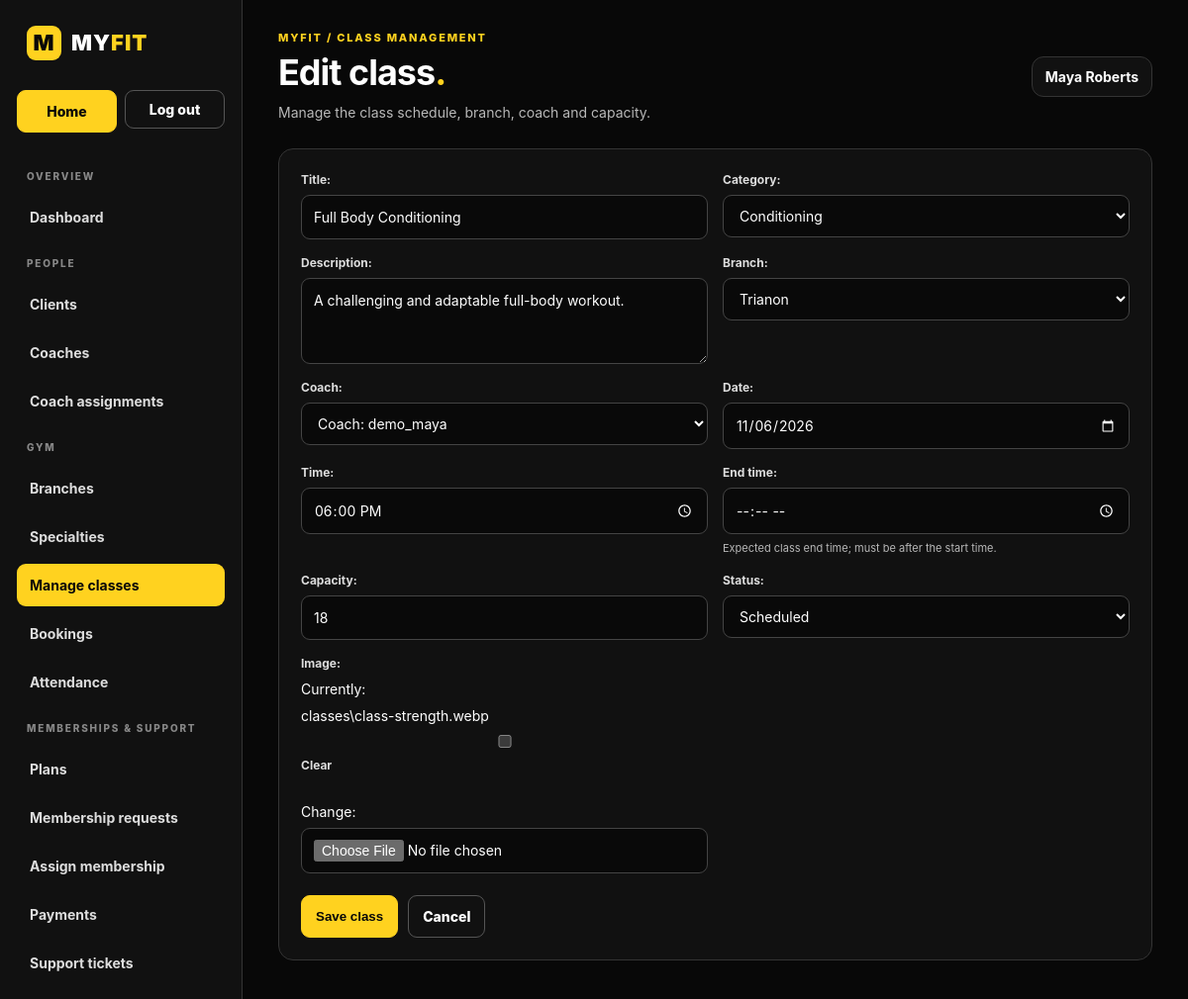
Page /manage-classes/5/edit/ (signed in) on the committed database.
### core/models.py (models this page shows, shortened)
class ClassSession(models.Model):
    STATUS_CHOICES = [
        ('Draft', 'Draft'),
        ('Scheduled', 'Scheduled'),
        ('Cancelled', 'Cancelled'),
        ('Completed', 'Completed'),
    ]
    title = models.CharField(max_length=100)
    category = models.CharField(max_length=30, choices=[
        ('Strength', 'Strength'), ('HIIT', 'HIIT'), ('Yoga', 'Yoga'),
        ('Zumba', 'Zumba'), ('Mobility', 'Mobility'),
        ('Conditioning', 'Conditioning'),
    ], default='Strength')
    description = models.TextField(blank=True)
    branch = models.ForeignKey('Branch', on_delete=models.CASCADE, related_name='classes')
    coach = models.ForeignKey('CoachProfile', on_delete=models.CASCADE, related_name='classes')
    date = models.DateField()
    time = models.TimeField()
    end_time = models.TimeField(
        blank=True,
        null=True,
        help_text='Expected class end time; must be after the start time.'
    )
    image = models.ImageField(upload_to='classes/', blank=True, validators=MYFIT_IMAGE_VALIDATORS)#<----Loick
    capacity = models.PositiveIntegerField(default=10)
    status = models.CharField(max_length=20, choices=STATUS_CHOICES, default='Scheduled')
    created_at = models.DateTimeField(auto_now_add=True)

### core/views.py (the view, shortened to what this page needs)
# urls.py: path('manage-classes/<int:session_id>/edit/', views.class_session_edit, name='class_session_edit'),
@login_required(login_url='myfit:login')
@transaction.atomic
def class_session_edit(request, session_id=None):
    from .forms import ClassSessionForm
    is_admin = has_role(request.user, 'Admin')
    is_coach = has_role(request.user, 'Coach')
    if not (is_admin or is_coach):
        raise PermissionDenied('Only gym managers and coaches can edit classes.')
    session = get_object_or_404(ClassSession, pk=session_id) if session_id else None
    if not is_admin and (
        not hasattr(request.user, 'coach_profile')
        or (session and session.coach_id != request.user.coach_profile.pk)
    ):
        raise PermissionDenied('You may edit only your own classes.')
    original_status = session.status if session else None
    original_coach = session.coach if session else None
    form = ClassSessionForm(request.POST or None, request.FILES or None, instance=session)
    if not is_admin:
        form.fields['coach'].queryset = CoachProfile.objects.filter(user=request.user)
        form.fields['coach'].initial = request.user.coach_profile
    return render(request, 'myfit/class_session_form.html', {
        'form': form, 'session': session,
    })

### core/forms.py (shortened to what this page needs)
class ClassSessionForm(forms.ModelForm):
    class Meta:
        model = ClassSession
        fields = ('title', 'category', 'description', 'branch', 'coach', 'date', 'time', 'end_time', 'capacity', 'status', 'image')
        widgets = {'description': forms.Textarea(attrs={'rows': 3}),
                   'date': forms.DateInput(attrs={'type': 'date'}),
                   'time': forms.TimeInput(attrs={'type': 'time'}),
                   'end_time': forms.TimeInput(attrs={'type': 'time'})}

### core/context_processors.py (called while the page is built)
def notifications(request):
    if not request.user.is_authenticated:
        return {
            'latest_notifications': (),
            'unread_notification_count': 0,
        }
    notification_manager = request.user.notifications
    return {
        'latest_notifications': notification_manager.order_by('-created_at')[:10],
        'unread_notification_count': notification_manager.filter(is_read=False).count(),
    }

### core/models.py (called while the page is built)
    def __str__(self):
        return self.name #This defines the human-readable text representation of a Branch object.

    def __str__(self):
        return f"Coach: {self.user.username}"

### core/permissions.py (called while the page is built)
def has_role(user, role):
    if not user.is_authenticated or not user.is_active: #user.is_authenticated checks whether the user is logged in.
        return False
    if role == "Admin" and user.is_superuser:
        return True
    return user.groups.filter(name=role).exists()

### core/templates/myfit/class_session_form.html (shortened to what this page needs)
{% load static %}
<!doctype html>
<html lang="en">
<head>
  <link rel="stylesheet" href="{% static 'css/admin_dashboard.css' %}">
</head>
<body>
<div class="shell">
  {% include "myfit/partials/admin_sidebar.html" with active="classes" %}
  <main class="main">
    <header class="topbar">
      <div>
        <p class="eyebrow">MyFit / Class management</p>
        <h1 class="page-title">{% if session %}Edit class{% else %}Create class{% endif %}<em>.</em></h1>
        <p class="subtitle">Manage the class schedule, branch, coach and capacity.</p>
      </div>
      <div class="user-chip"><strong>{{ request.user.get_full_name|default:request.user.username }}</strong></div>
    </header>
    <section class="panel">
      <form method="post" enctype="multipart/form-data">
        <div class="form-grid">
          {% for field in form %}
          <div class="form-field">
            {{ field.label_tag }}{{ field }}
            {% if field.help_text %}<span class="secondary-text">{{ field.help_text }}</span>{% endif %}
          </div>
          {% endfor %}
        </div>
        <div class="form-actions">
          <button class="btn btn-primary" type="submit">Save class</button>
          <a class="btn" href="{% url 'myfit:manage_classes' %}">Cancel</a>
        </div>
      </form>
    </section>
  </main>
</div>
</body>
</html>

### core/static/css/admin_dashboard.css (style rules this page uses)
:root { --black:#080808;--black-2:#111;--yellow:#ffd21f;--white:#fff;--muted:#b8b8b8;--line:#343434;--green:#9ee6b2;--red:#ff9c9c }
* { box-sizing:border-box }
html { color-scheme:dark }
body { margin:0;background:var(--black);color:var(--white);font:14px/1.5 Inter,"Segoe UI",Arial,sans-serif }
a { color:inherit;text-decoration:none }
.shell { display:flex;min-height:100vh }
.main { flex:1;min-width:0;padding:30px clamp(16px,3vw,42px) }
.topbar { display:flex;justify-content:space-between;align-items:center;gap:20px;margin-bottom:26px }
.eyebrow { margin:0 0 7px;color:var(--yellow);font-size:11px;letter-spacing:1.8px;font-weight:850;text-transform:uppercase }
.page-title { margin:0;font-size:clamp(27px,3vw,37px);line-height:1.1;letter-spacing:-1px }
.page-title em { color:var(--yellow);font-style:normal }
.subtitle { color:var(--muted);margin:10px 0 0 }
.user-chip { background:var(--black-2);border:1px solid var(--line);padding:9px 13px;border-radius:12px;white-space:nowrap }
.stat,.panel { background:var(--black-2);border:1px solid var(--line);border-radius:15px }
.panel { padding:22px;margin-top:14px }
.btn { display:inline-flex;align-items:center;border:1px solid #555;border-radius:9px;padding:10px 14px;font-weight:800 }
.btn-primary { background:var(--yellow);color:var(--black);border-color:var(--yellow) }
.secondary-text { font-size:11px;color:var(--muted) }
.form-grid { display:grid;grid-template-columns:1fr 1fr;gap:15px }
.form-field { display:flex;flex-direction:column;gap:6px }
.form-field label { font-size:12px;color:#ddd;font-weight:750 }
.form-field input,.form-field select,.form-field textarea { width:100%;background:#090909;color:#fff;border:1px solid #444;border-radius:9px;padding:11px 12px;font:inherit }
.form-field input[type=checkbox] { width:auto;accent-color:var(--yellow) }
.form-actions { display:flex;gap:10px;margin-top:22px }

### rows in the picture
ClassSession: form "Full Body Conditioning" "Conditioning" "A challenging and adaptable full-body workout." "Trianon" "Coach: demo_maya" "11/06/2026" "18:00:00" "18" "Scheduled"

### other values in the picture
{{ request.user.get_full_name|default:request.user.username }} "Maya Roberts"
{{ field.label_tag }} "Title:" "Category:" "Description:" "Branch:" "Coach:" "Date:" "Time:" "End time:" "Capacity:" "Status:" "Image:"
{{ field.help_text }} "Expected class end time; must be after the start time."
